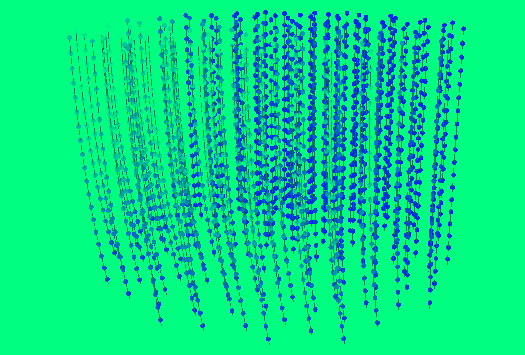
#> input picture art/sway.gif, 525 x 355 px
$ python -i sway_animation.py   (imports and definitions only)
#> lines starting #> are read from the running program, lines starting #| are printed output that depends on the picture
"""DECORATIVE -- not a physics example.

A purely artistic 3-D animation of ARCA's strings swaying. The "current" here is
an invented traveling speed-wave with an exaggerated amplitude chosen to look
good -- not a realistic sea current -- and the output is not validated against
anything. For the actual physics and validation see ``scripts/study.py`` and
``scripts/validate.py``.

Needs plotly + kaleido (kaleido drives a headless Chromium, so give it a few GB
of memory for the 60-frame render). Run:

    python art/sway_animation.py [detector.geo] [out.gif]

Both arguments are optional: the geometry defaults to the bundled ARCA layout
(``resources/geometries/arca.geo``, resolved relative to this file so it works
from any working directory) and the output to ``art/sway.gif``.
"""

from __future__ import annotations

import io
import sys
from pathlib import Path

import matplotlib
import numpy as np
import plotly.graph_objects as go
from PIL import Image

from omsway import Buoy, CylindricalCable, Geometry, Solver
from omsway.currents import CurrentModel

# Bundled ARCA geometry, resolved relative to this file so it works from anywhere.
DEFAULT_GEO = Path(__file__).resolve().parent.parent / "resources" / "geometries" / "arca.geo"
BG = "rgba(0,0,0,0)"  # transparent, so it reads on light and dark backgrounds
CAMERA = dict(eye=dict(x=1.15, y=1.02, z=0.42))
SCALE = 2  # device-pixel multiplier: same composition, higher-resolution output
# matplotlib "winter" (blue -> green), dropping the bluest 15% (sample t in [0.15, 1])
_w = matplotlib.colormaps["winter"]
WINTER = [
    [i / 31, "rgb({},{},{})".format(*(int(255 * c) for c in _w(0.15 + 0.85 * i / 31)[:3]))]
    for i in range(32)
]


class TravelingWaveCurrent(CurrentModel):
    """A current toward one azimuth whose speed travels that way as a wave.

    ``speed = base + amplitude * sin(k*along - omega*t)``: never reverses (base >
    amplitude), but a crest of faster water sweeps across the array. Invented for
    the animation, not a physical current.
    """

    # [70 lines left out: functions __init__, __call__, figure, crop_and_pad, not called in this run]


def save_transparent_gif(frames, out, duration=42):
    """Assemble RGBA frames into a looping GIF with a transparent background."""
    palettes = []
    for im in frames:
        p = im.convert("RGB").convert(
            "P", palette=Image.Palette.ADAPTIVE, colors=255, dither=Image.Dither.NONE
        )
        p.paste(255, im.split()[3].point(lambda a: 255 if a < 128 else 0))  # 1-bit alpha
        palettes.append(p)
    palettes[0].save(
        out,
        save_all=True,
        append_images=palettes[1:],
        duration=duration,
        loop=0,
        transparency=255,
        disposal=2,
    )


# [46 lines left out: function main, not called in this run]


# [2 lines not run here, left out]

>>> import cv2
>>> picture = cv2.imread('sway.gif', cv2.IMREAD_GRAYSCALE)
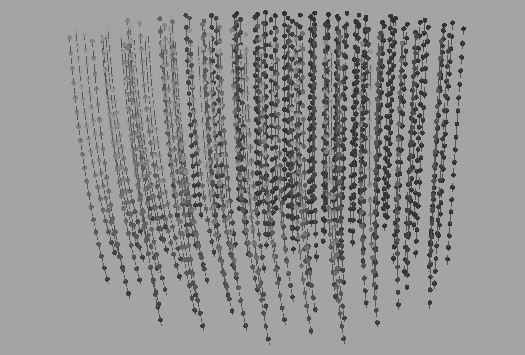
#> picture: shape (355, 525); min 49, max 164, mean 146.5
>>> result = save_transparent_gif(picture, 'out.png')
#> the loop in save_transparent_gif, `for im in frames:` made 1 pass
#> after the loop in save_transparent_gif, `for im in frames:`: palettes = []
#> (the run stopped early here; a loop or call above may not have finished)
